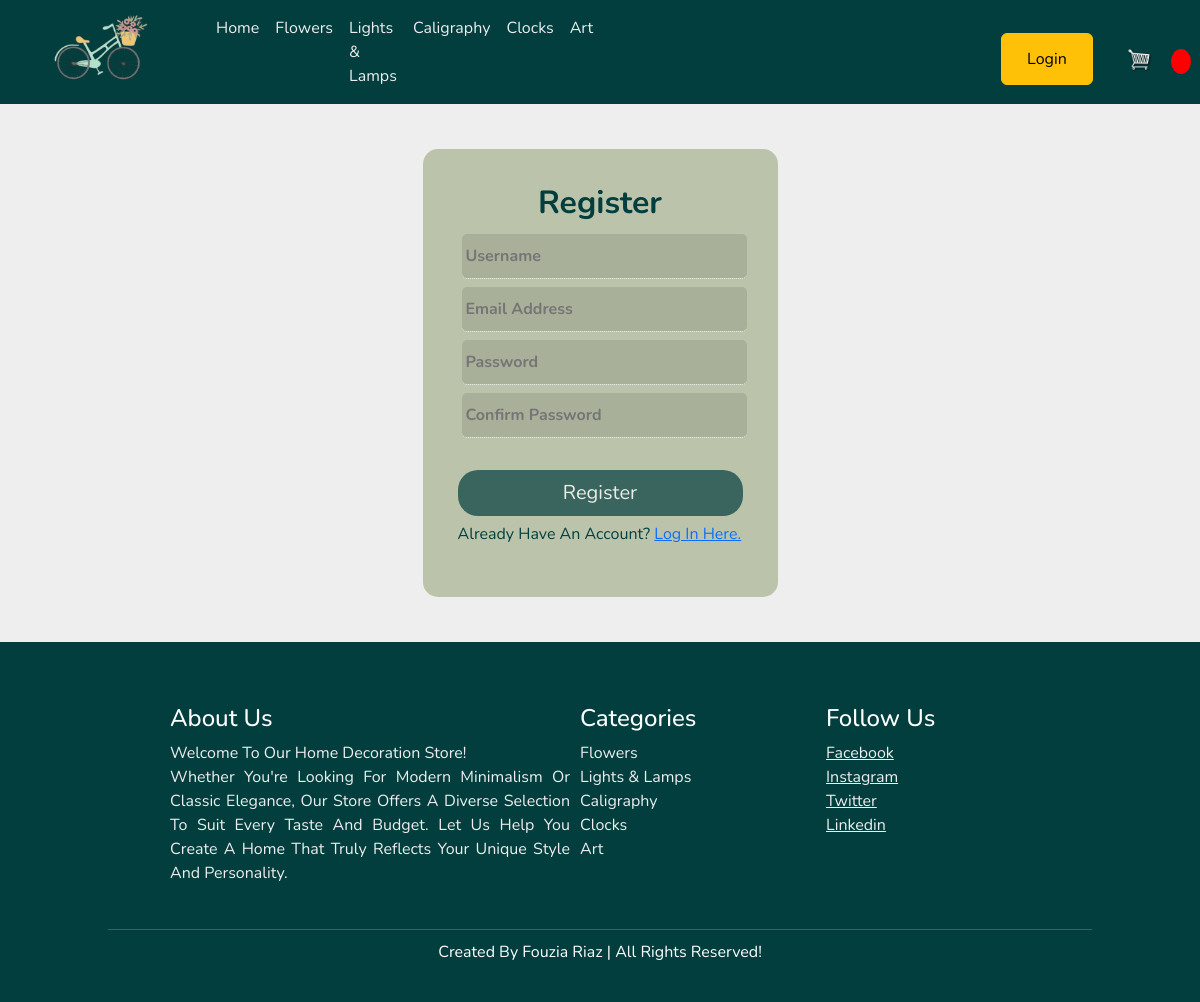
Screenshot of /register with the database file from the repository.
### store/models.py (models this page shows, shortened)
class Category(models.Model):
    category_name= models.CharField(max_length=200, unique=True)
    slug=models.SlugField(max_length=200, null=True)
    class Meta:
        verbose_name = 'category'
        verbose_name_plural = 'categories'
    def get_url(self):
        return reverse('products_by_category', args=[self.slug])

### store/views.py (the view)
# urls.py: path("register",views.register,name="register"),
def register(request):
    if request.method == 'POST':
        username=request.POST["username"]
        email=request.POST["email"]
        password=request.POST["password"]
        confirmation=request.POST["confirmation"]
        if password != confirmation:
            return render(request,"store/login.html", {"message": "Passwords must match."})
        try:
            user = User.objects.create_user(username, email, password)
            user.save()
        except IntegrityError:
            return render(request, "store/register.html",{
                "message": "Username already taken."
            })
        login(request,user)
        return HttpResponseRedirect(reverse("store"))
    else:
        return render(request,"store/register.html")

### store/context_processors.py (called while the page is built)
def menu_links(request):
    links = Category.objects.all()
    return dict(links=links)

### store/templates/store/register.html (shortened to what this page needs)
{%  extends 'store/main.html' %}
{% block content %}
    <div class="wrap"><h2>Register</h2>
    <form action="{% url 'register' %}" method="post">
        <input autofocus type="text" name="username" placeholder="Username">
        <input type="email" name="email" placeholder="Email Address">
        <input type="password" name="password" placeholder="Password">
        <input type="password" name="confirmation" placeholder="Confirm Password">
        <input type="submit" value="Register">
    </form>
    <p>Already have an account? <a href="{% url 'login' %}">Log In here.</a></p>
    </div>
{% endblock content %}

### store/templates/store/main.html (shortened to what this page needs)
{% load static %}
<!DOCTYPE html>
<html>
    <head>
        <link rel="stylesheet" href="https://use.fontawesome.com/releases/v5.15.4/css/all.css"/>
        <link rel="stylesheet" href="https://cdn.jsdelivr.net/npm/bootstrap@5.2.3/dist/css/bootstrap.min.css">
        <link rel="stylesheet" type="text/css" href="{% static 'css/main.css' %}">
        <link rel="stylesheet" href="https://unpkg.com/swiper/swiper-bundle.min.css">
      </head>
    <body>
        <nav class="nav navbar navbar-expand-lg navbar-dark bg-dark">
          <div class="container-fluid">
            <img class="navbar-brand logo" src="{% static 'images/t.png' %}">
            <div class="collapse navbar-collapse" id="navbarNavDropdown">
              <ul class="navbar-nav">
                <li class="nav-item">
                  <a class="nav-link active" aria-current="page" href="{% url 'store' %}">Home</a>
                </li>
                {% for category in links %}
                    <li class="nav-item">
                      <a class="nav-link" href="{{category.get_url}}">{{category.category_name}}</a>
                    </li>
                {% endfor %}
              </ul>
                <div class="form-inline my-2 my-lg-0 login">
                <div class="btn btn-warning">
                  {% if user.is_authenticated %}
                  <a href="{% url 'logout' %}" class="btn btn-warning">Logout</a>
                  {% else %}
                  <a href="{% url 'login' %}" class="btn btn-warning">Login</a>
                  {% endif %}
                </div>
                  <a href="{% url 'cart' %}">
                      <img id="cart-icon" src="{% static 'images/cart.png' %}">
                  </a>
                  <p id="cart-total">{{cartItems}}</p>
                </div>
              </div>
            </div>
        </nav>
        <div class="container">
            {% block content %}
            {% endblock content %}
        </div>
    <section class="footer">
      <div class="row box-container">
          <div class="col-md-5 box">
              <h3>about us</h3>
              <p>Welcome to our home decoration store! <br> Whether you're looking for modern minimalism or classic elegance, our store offers a diverse selection to suit every taste and budget. Let us help you create a home that truly reflects your unique style and personality.</p>
          </div>
          <div class="col-md-3 box">
              <h3>Categories</h3>
              {% for category in links %}
                <a class="nav-link" href="{{category.get_url}}">{{category.category_name}}</a>
              {% endfor %}
          </div>
          <div class="col-md-4 box">
              <h3>follow us</h3>
              <a href="https://facebook.com">facebook</a>
              <a href="https://instagram.com">instagram</a>
              <a href="https://twitter.com">twitter</a>
              <a href="https://linkedin.com">linkedin</a>
          </div>
      </div>
      <h1 class="credit">created by <span>fouzia riaz </span>| all rights reserved!</h1>
      </section>
    </body>
</html>

### static/css/main.css (style rules this page uses)
* { font-family: 'Nunito', sans-serif; margin: 0; padding: 0; outline: none; border: none; text-decoration: none; text-transform: capitalize; transition: all .2s linear; box-sizing: border-box; }
body { background: #eee; }
html { overflow-x:hidden; scroll-padding-top: 6rem; scroll-behavior: smooth; }
h1,h2,h3,h4,h5,h6 { color: #033E3E; }
.bg-dark { background-color: #033E3E!important; padding-left: 40px; }
.form-inline { margin-left: 400px; margin-top: 19px!important; }
#cart-total { margin-left: 170px; margin-top: -36px; display: block; text-align: center; color:#fff; background-color: red; width: 20px; height: 25px; border-radius: 50%; font-size: 14px; }
#cart-icon { width:25px; display: inline-block; margin-left: 30px; }
nav .logo { width: 12rem; height: 12rem; margin-top: -2.7rem; margin-bottom: -70px; margin-left: -42px; }
.nav-link { color: #eee !important; }
section { padding: 2rem 9%; }
.footer { background-color:#033E3E!important; position: absolute; left: 0; right: 0; }
.footer .box-container { display: flex; flex-wrap: wrap; margin-left: 50px; margin-top: 30px; margin-bottom: 28px; }
.footer .row { width: 100%; }
.footer .box-container .box h3 { font-size: 1.5rem; color: #fff; }
.footer .box-container .box p { font-size: 1rem; color:#eee ; width: 400px; text-align: justify; }
.footer .box-container .box a { display: block; font-size: 1rem; color:#eee ; }
.footer .credit { text-align: center; padding-top: 0.8rem; font-size: 1rem; font-weight: normal; color:#fff; border-top: .1rem solid rgba(255, 255, 255, .2); }
.wrap { max-width: 355px; border-radius: 15px; margin: auto; background: rgba(175, 187, 156, 0.8); box-sizing: border-box; padding: 35px; color: #fff; z-index: 1000; margin-top: 45px; margin-bottom: 45px; }
h2 { text-align: center; color: #033E3E; font-weight: 650; }
input[type=text],input[type=password] { width: 100%; box-sizing: border-box; padding: 10px 4px; background: rgba(0,0,0,0.10); outline: none; border: none; border-bottom: 1px dotted #fff; color: #fff; border-radius: 5px; margin: 4px; font-weight: bold; }
input[type=text],input[type= email] { width: 100%; box-sizing: border-box; padding: 10px 4px; background: rgba(0,0,0,0.10); outline: none; border: none; border-bottom: 1px dotted #fff; color: #fff; border-radius: 5px; margin: 4px; font-weight: bold; }
input[type=submit] { width: 100%; box-sizing: border-box; padding: 8px 0; margin-top: 28px; outline: none; border: none; background:#033E3E; opacity: 0.7; border-radius: 20px; font-size: 20px; color: #fff; }
.wrap p { color: #033E3E; margin-top: 6px; }
.wrap a { margin-top: 6px; }

### rows the page displays
Category: category_name "Flowers"
Category: category_name "Lights & Lamps"
Category: category_name "Caligraphy"
Category: category_name "Clocks"
Category: category_name "Art"
